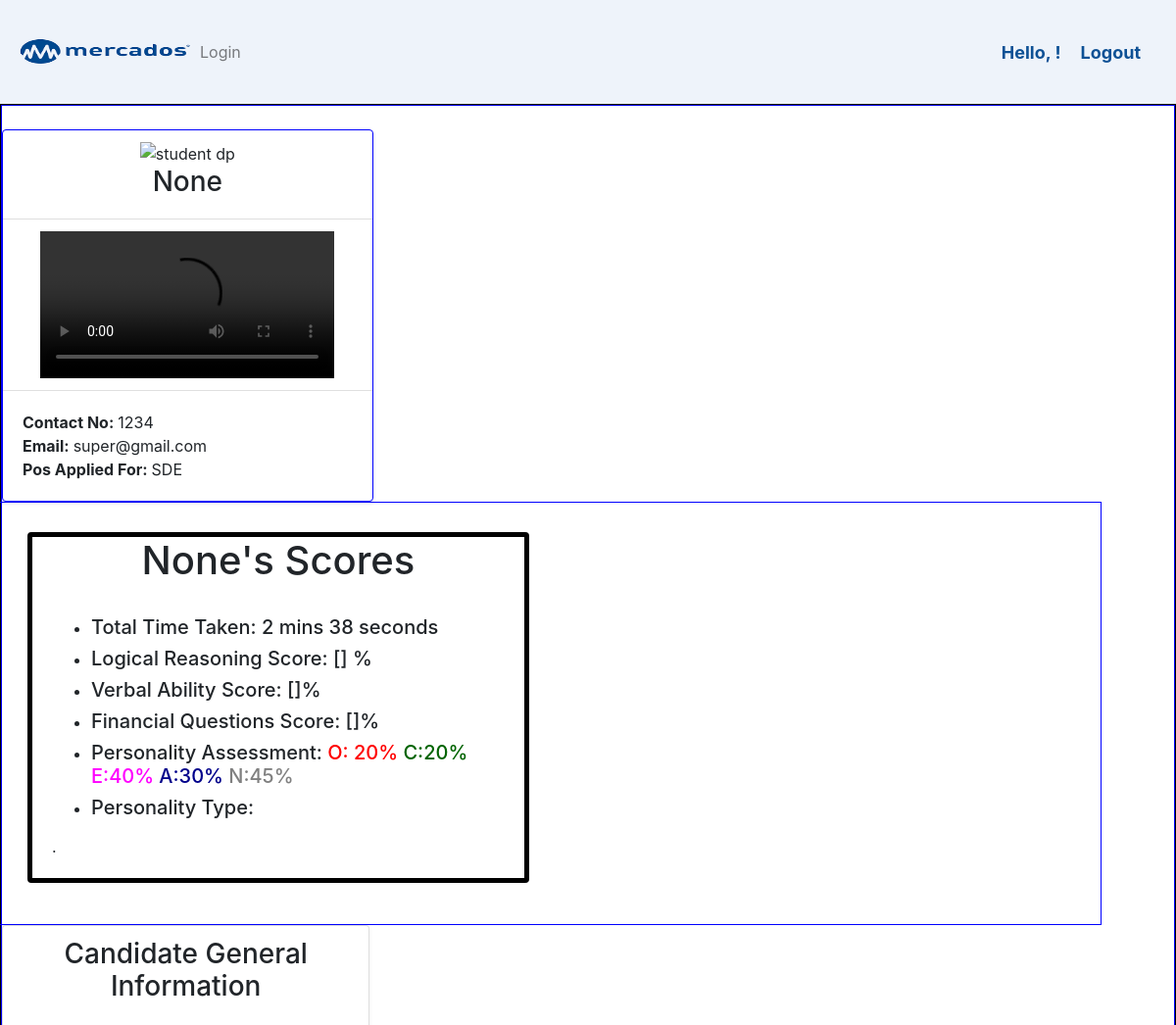
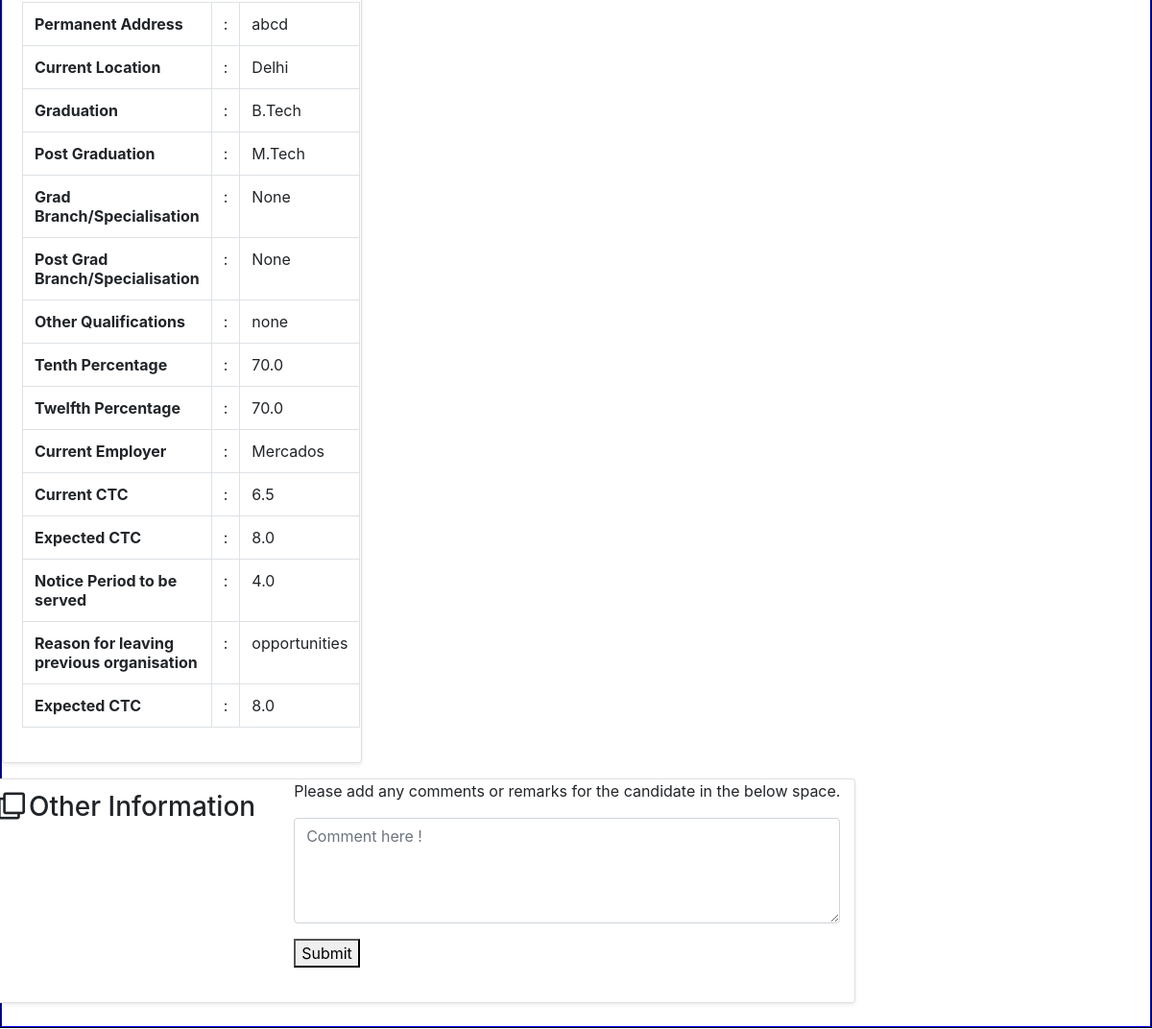
The page /candidateinfo/?username=superm on the database its author committed (2 pictures, top to bottom).
### accounts/models.py (models this page shows)
class CustomUser(AbstractUser):
    email = models.EmailField(_('email address'), unique=True )
    fullname = models.CharField(max_length=100,null=True)
    assesment_taken =  models.BooleanField(default = False)
    answer_saved=models.BooleanField(default = False)
    profile_pic= models.ImageField(upload_to='Assesment/static/media',null=True,blank=True)
    address = models.CharField(max_length=200, null=True)
    mobile = models.CharField(max_length=20,null=True)
    pos_applied_for= models.CharField(max_length=20,null=True)
    tenth_percent= models.FloatField(null=True)
    twelfth_percent= models.FloatField(null=True)
    Graduation = (
        ('B.Tech', 'B.Tech'),
        ('B.Com', 'B.Com'),
        ('BBA', 'BBA'),
        ('B.E', 'B.E'),
        ('Others', 'Others')
    )
    graduation=models.CharField(max_length=100,choices=Graduation, default ='Select Graduation')
    graduation_spcl=models.CharField(max_length=100,null=True)
    Post_graduation = (
        ('M.Tech', 'M.Tech'),
        ('MBA', 'MBA'),
        ('ME', 'ME'),
        ('M.Sc', 'M.Sc'),
        ('Not Applicable', 'Not Applicable')
    )
    post_graduation=models.CharField(max_length=100,choices=Post_graduation, default ='Select Post_Graduation')
    post_graduation_spcl=models.CharField(max_length=100,null=True)
    other_qual=models.CharField(max_length=100,null=True)
    currrent_loc=models.CharField(max_length=100,null=True)
    currrent_employer=models.CharField(max_length=50,null=True)
    currrent_ctc=models.FloatField(null=True)
    expected_ctc=models.FloatField(null=True)
    notice_per=models.FloatField(null=True)
    reson_for_leaving=models.TextField(max_length=400, null=True)
    userform_filled=models.BooleanField(default = False)
    intro_vid= models.FileField(upload_to='Assesment/static/introvedios/',null=True,blank=True, validators=[vid_size])
    comment = models.TextField(max_length=400, null=True)
    time_taken= models.TimeField(null=True)

### accounts/views.py (the view, shortened to what this page needs)
# urls.py: path('candidateinfo/', candidateinfo, name='candidateinfo'),
def candidateinfo(request):
    generalinfo = list(CustomUser.objects.values('email','address','graduation_spcl','post_graduation_spcl', 'profile_pic', 'fullname' , 'intro_vid', 'mobile', 'tenth_percent', 'twelfth_percent', 'graduation', 'post_graduation', 'other_qual','currrent_loc', 'currrent_employer','currrent_ctc','expected_ctc', 'notice_per', 'reson_for_leaving', 'pos_applied_for'))
    username=  request.GET.get('username')
    print("username", username )
    cf=forms.CommentForm(request.POST)
    candidateinfo = CustomUser.objects.get(username=username)
    if request.method=='GET':
        lr_score= list(categories.objects.filter(user=request.user.username, category= "Logical Reasoning" ).values( "score"))
        for s in lr_score:
            lr_score = lr_score[0]['score']
        va_score= list(categories.objects.filter(user=request.user.username, category= "Verbal Ability" ).values( "score"))
        for s in va_score:
            va_score = va_score[0]['score']
        fq_score = list(categories.objects.filter(user=request.user.username, category= "Financial Question" ).values( "score"))
        for s in fq_score:
            fq_score = fq_score[0]['score']
        pa_score = list(categories.objects.filter(user=request.user.username, category= "Personality Assessment" ).values( "score"))
        for s in pa_score:
            pa_score =  pa_score[0]['score']
        cf = CommentForm()
        profile_pic=candidateinfo.profile_pic
        fullname=candidateinfo.fullname
        mobile= candidateinfo.mobile
        email= candidateinfo.email
        pos_applied_for= candidateinfo.pos_applied_for
        address = candidateinfo.address
        graduation =  candidateinfo.graduation
        post_graduation= candidateinfo.post_graduation
        graduation_spcl= candidateinfo.graduation_spcl
        post_graduation_spcl= candidateinfo.post_graduation_spcl
        other_qual= candidateinfo.other_qual
        currrent_employer=candidateinfo.currrent_employer
        currrent_ctc= candidateinfo.currrent_ctc
        expected_ctc=candidateinfo.expected_ctc
        notice_per=candidateinfo.notice_per
        currrent_loc= candidateinfo.currrent_loc
        tenth_percent= candidateinfo.tenth_percent
        twelfth_percent= candidateinfo.twelfth_percent
        reson_for_leaving= candidateinfo.reson_for_leaving
        intro_vid= candidateinfo.intro_vid
        print ("lr_score......................", lr_score)
        mydict= {
        "profile_pic": profile_pic,
        "fullname" : fullname,
        "mobile": mobile,
        "email": email,
        "pos_applied_for": pos_applied_for,
        "address" : address,
        "graduation": graduation,
        "post_graduation": post_graduation,
        "graduation_spcl" :  graduation_spcl,
        "post_graduation_spcl": post_graduation_spcl,
        "other_qual": other_qual,
        "currrent_employer": currrent_employer,
        "currrent_ctc": currrent_ctc,
        "expected_ctc" : expected_ctc,
        "notice_per": notice_per,
        "currrent_loc": currrent_loc,
        "tenth_percent": tenth_percent,
        "twelfth_percent": twelfth_percent,
        "reson_for_leaving": reson_for_leaving,
        "intro_vid": intro_vid,
        "CommentForm": cf,
        "lr_score":lr_score,
        "va_score":va_score,
        "fq_score": fq_score,
        "pa_score": pa_score,
                }
        return render(request,'accounts/candidateinfo.html', mydict)

### accounts/forms.py
class CommentForm(forms.ModelForm):
    content = forms.CharField(label ="", widget = forms.Textarea(
    attrs ={
        'class':'form-control',
        'placeholder':'Comment here !',
        'rows':4,
        'cols':50
    }))
    class Meta:
        model = get_user_model()
        fields =['content']

### accounts/templates/accounts/candidateinfo.html (shortened to what this page needs)
<link rel='stylesheet' href='https://cdnjs.cloudflare.com/ajax/libs/twitter-bootstrap/4.1.3/css/bootstrap.min.css'>
<link rel='stylesheet' href='https://cdnjs.cloudflare.com/ajax/libs/font-awesome/5.12.1/css/all.min.css'>
{% extends 'Assesment/partials/dependencies.html' %}
 {% block content %}
<head>
</head>
<div id = "wrapper">
<div   id="first" class="student-profile py-4"  style ="position: relative;   >
    <div  class="container" align= "left">
      <div  class="row" >
        <div class="col-lg-4">
          <div   class="card shadow-sm" style="border:1px blue solid">
            <div class="card-header bg-transparent text-center" >
              <img " class="profile_img" src="/{{ profile_pic }}" alt="student dp">
              <h3>{{fullname}}</h3>
            </div>
            <div class="card-header bg-transparent text-center">
            <video src="/{{ intro_vid }}" controls>
            </div>
            <div class="card-body">
              <p class="mb-0"><strong class="pr-1">Contact No:</strong>{{mobile}}</p>
              <p class="mb-0"><strong class="pr-1">Email:</strong>{{email}}</p>
              <p class="mb-0"><strong class="pr-1">Pos Applied For:</strong>{{pos_applied_for}}</p>
            </div>
          </div>
        </div>
        <div  id="second" class="form-row" >
          <div class="container ">
            <div class="card-columns" style="padding: 10px; margin: 20px;">
                <div class="card" align="centre " style="width: 32rem; border:5px black solid">
                  <h1 class="card-title">{{fullname}}'s Scores </h5>
                    <div class="card-body">
                      <ul></li>
                        <li><h5 class="card-element">Total Time Taken: 2 mins 38 seconds </h5></li>
                        <li><h5 class="card-element">Logical Reasoning Score: {{lr_score}} %</h5> </li>
                        <li><h5 class="card-element">Verbal Ability Score: {{va_score}}%</h5></li>
                        <li><h5 class="card-element">Financial Questions Score: {{fq_score}}%</h5></li>
                        <li><h5 class="card-element">Personality Assessment: <span style="color: #ff0000">O: 20% </span><span style="color: #006400"> C:20%</span> <span style="color: #FF00FF">E:40% </span> <span style="color:  #00008B">A:30%</span><span style="color:  #808080 "> N:45% </span></h5></li>
                        <li><h5 class="card-element">Personality Type: </h5></li>
                      </ul>.
                    </div>
                </div>
            </div>
        </div>
        </div>
        <div class="form-row" >
          <div class="form-group col-md-6">
        <div class="col-lg-8">
          <div class="card shadow-sm">
            <div class="card-header bg-transparent border-0">
              <h3 class="card-title">Candidate General Information</h3>
            </div>
            <div class="card-body pt-0">
              <table class="table table-bordered">
                <tr>
                  <th width="30%">Permanent Address</th>
                  <td width="2%">:</td>
                  <td>{{address}}</td>
                </tr>
                <tr>
                  <th width="30%">Current Location</th>
                  <td width="2%">:</td>
                  <td>{{currrent_loc}}</td>
                </tr>
                <tr>
                  <th width="30%">Graduation</th>
                  <td width="2%">:</td>
                  <td>{{graduation}}</td>
                </tr>
                <tr>
                  <th width="30%">Post Graduation</th>
                  <td width="2%">:</td>
                  <td>{{post_graduation}}</td>
                </tr>
                <tr>
                  <th width="30%">Grad Branch/Specialisation</th>
                  <td width="2%">:</td>
                  <td>{{graduation_spcl}}</td>
                </tr>
                <tr>
                  <th width="30%">Post Grad Branch/Specialisation</th>
                  <td width="2%">:</td>
                  <td>{{post_graduation_spcl}}</td>
                </tr>
                <tr>
                  <th width="30%">Other Qualifications</th>
                  <td width="2%">:</td>
                  <td>{{other_qual}}</td>
                </tr>
                <tr>
                  <th width="30%">Tenth Percentage</th>
                  <td width="2%">:</td>
                  <td>{{tenth_percent}}</td>
                </tr>
                <tr>
                  <th width="30%">Twelfth Percentage</th>
                  <td width="2%">:</td>
                  <td>{{twelfth_percent}}</td>
                </tr>
                <tr>
                  <th width="30%">Current Employer </th>
                  <td width="2%">:</td>
                  <td>{{currrent_employer}}</td>
                </tr>
                <tr>
                  <th width="30%"> Current CTC </th>
                  <td width="2%">:</td>
                  <td>{{currrent_ctc}}</td>
                </tr>
                <tr>
                  <th width="30%">Expected CTC </th>
                  <td width="2%">:</td>
                  <td>{{expected_ctc}}</td>
                </tr>
                <tr>
                  <th width="30%">Notice Period to be served</th>
                  <td width="2%">:</td>
                  <td>{{notice_per}}</td>
                </tr>
                <tr>
                  <th width="30%">Reason for leaving previous organisation</th>
                  <td width="2%">:</td>
                  <td>{{reson_for_leaving}}</td>
                </tr>
                <tr>
                  <th width="30%">Expected CTC </th>
                  <td width="2%">:</td>
                  <td>{{expected_ctc}}</td>
                </tr>
              </table>
            </div>
          </div>
        </div>
      </div>
          <div class="card shadow-sm">
            <div class="form-row" >
            <div class="card-header bg-transparent border-0">
              <h3 class="mb-0"><i class="far fa-clone pr-1"></i>Other Information</h3>
            </div>
            <div class="card-body pt-0">
               <p>Please add any comments or remarks for the candidate in the below space.</p>
               <form method="POST">
                {{CommentForm.as_p}}
                <button type="submit"  id="submit">Submit</button>
              </form>
            </div>
          </div>
        </div>
      </div>
    </div>
  </div>
</div>
{% endblock %}

### accounts/templates/accounts/candidateinfo.html (style rules this page uses)
#wrapper { flex-direction: row; border: 1px solid black; }
#first { border: 1px solid blue; }
#second { border: 1px solid blue; }
.card-title { text-color: rgb(0,255,255) display: inline-block; text-align: center; }

### rows shown on the page
CustomUser: other_qual "None", mobile "1234", email "super@gmail.com", pos_applied_for "SDE", address "abcd", currrent_loc "Delhi", graduation "B.Tech", post_graduation "M.Tech", other_qual "none", tenth_percent "70.0", twelfth_percent "70.0", currrent_employer "Mercados", currrent_ctc "6.5", expected_ctc "8.0", notice_per "4.0", reson_for_leaving "opportunities"

### other values the page prints
{{ lr_score }} "[]"
{{ va_score }} "[]"
{{ fq_score }} "[]"
